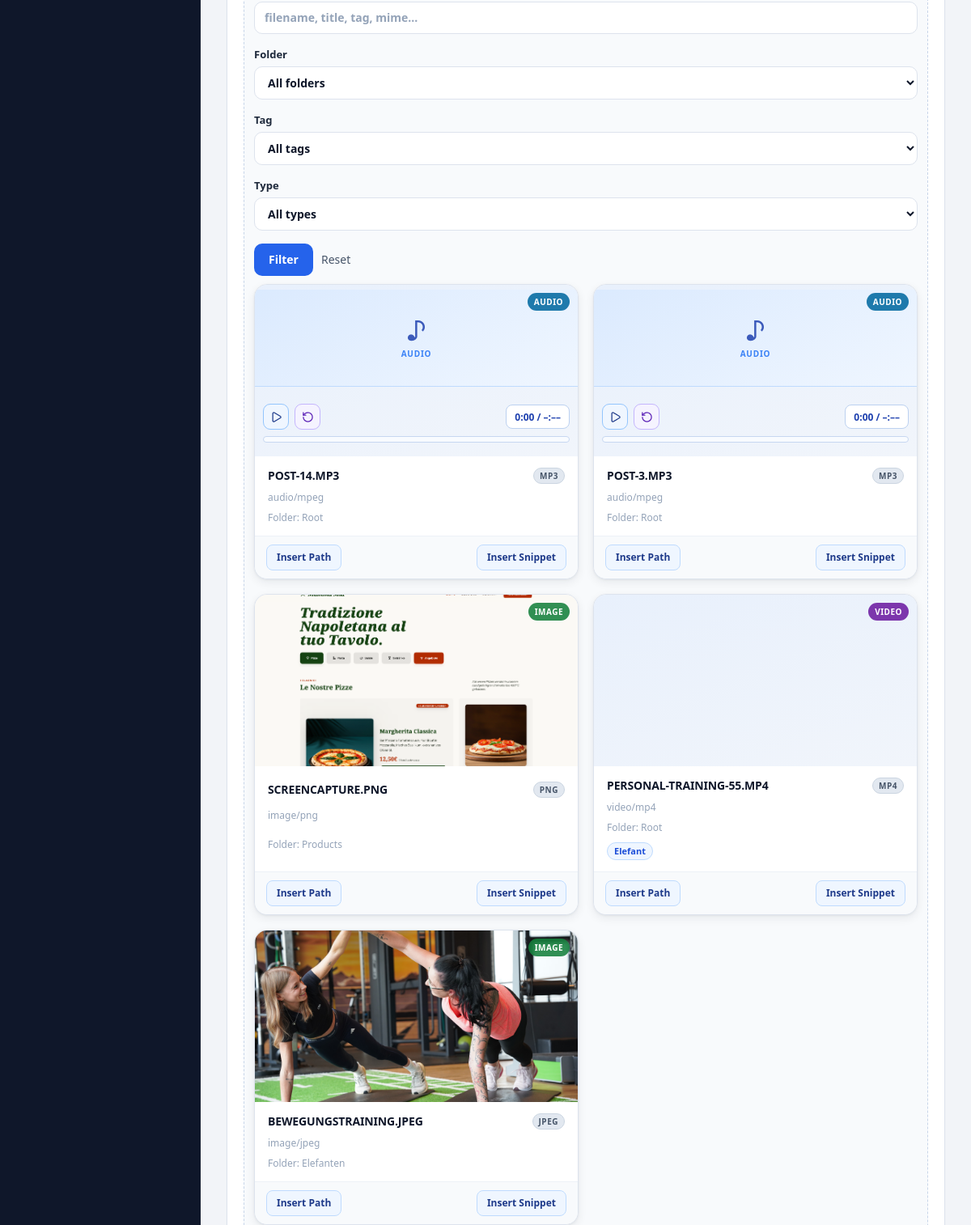
Page /admin/pages/1/edit (middle part) on the earlier database version.
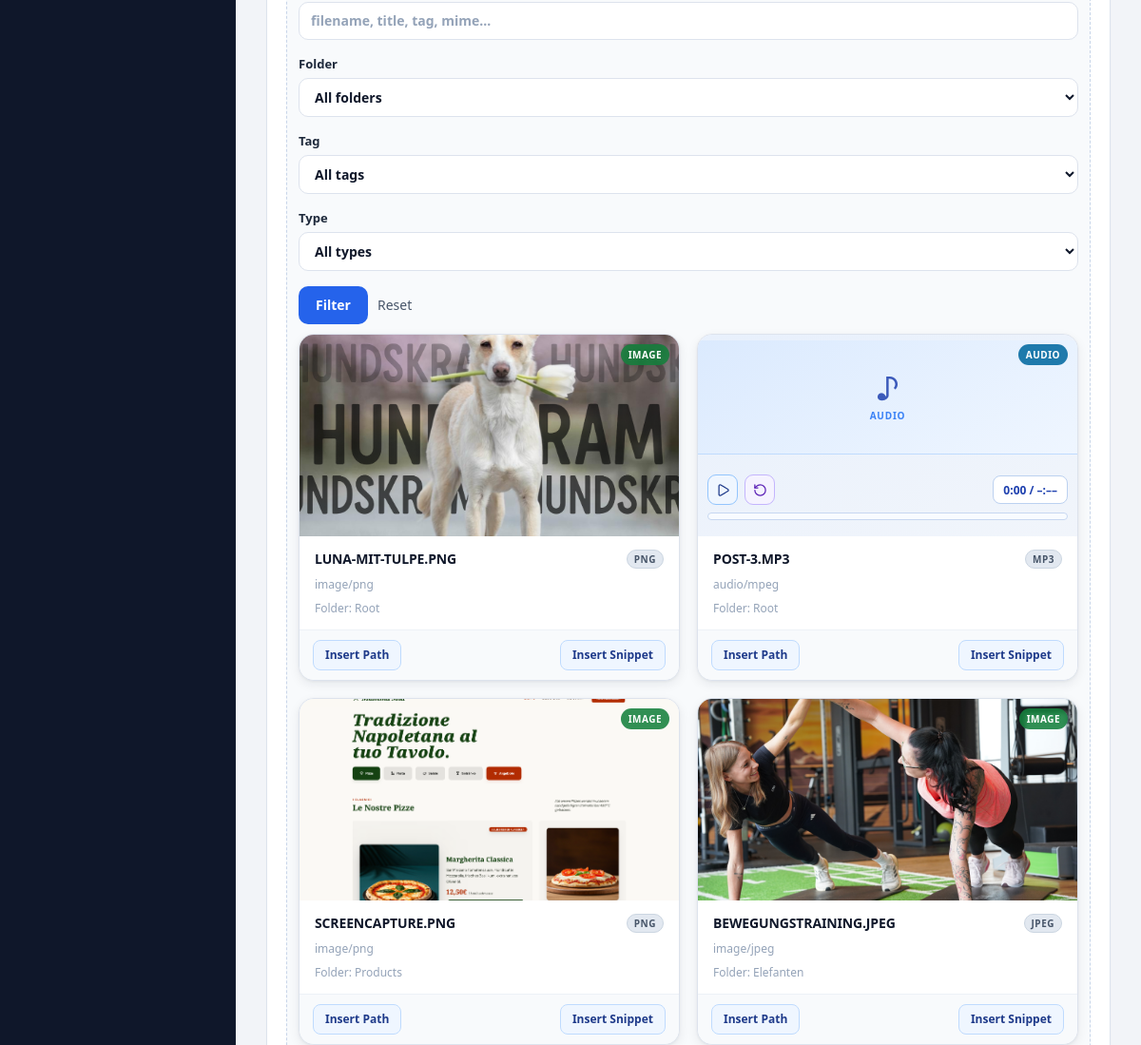
Same page on the later database version.
### tables this page shows
CREATE TABLE media (
    id INTEGER PRIMARY KEY AUTOINCREMENT,
    title TEXT NOT NULL,
    alt_text TEXT,
    original_name TEXT NOT NULL,
    filename TEXT NOT NULL,
    mime_type TEXT NOT NULL,
    extension TEXT NOT NULL,
    size_bytes INTEGER NOT NULL,
    storage_path TEXT NOT NULL,
    public_url TEXT NOT NULL,
    width INTEGER,
    height INTEGER,
    created_at TEXT NOT NULL,
    updated_at TEXT NOT NULL
, folder_id INTEGER NULL, stored_name TEXT, file_size INTEGER, path TEXT, type TEXT, copyright_text TEXT, copyright_author TEXT, license_name TEXT, license_url TEXT, source_url TEXT, attribution_required INTEGER NOT NULL DEFAULT 0, usage_notes TEXT);

### app/Views/admin/pages/edit.php (the view, shortened to what the changed rows need)
<section class="admin-grid">
    <section class="stat-card admin-form">
        <div class="media-helper" data-media-helper>
            <?php if (!empty($mediaItems)): ?>
                <div class="media-manager-grid media-helper-grid" role="list">
                    <?php foreach ($mediaItems as $media): ?>
                        <?php
                        $type = strtolower((string) ($media->type ?? 'document'));
                        $isImage = $media->isImage();
                        $isVideo = $media->isVideo();
                        $isAudio = method_exists($media, 'isAudio') && $media->isAudio();
                        $isPdf = strtolower((string) ($media->extension ?? '')) === 'pdf';
                        $tagNames = [];
                        foreach (($media->tags ?? []) as $tag) {
                            if (is_object($tag) && property_exists($tag, 'name')) {
                                $name = trim((string) $tag->name);
                                if ($name !== '') {
                                    $tagNames[] = $name;
                                }
                            }
                        }
                        $snippet = json_encode([
                            'media' => [
                                'path' => $media->path,
                                'filename' => $media->filename,
                                'type' => $media->type,
                            ],
                        ], JSON_UNESCAPED_SLASHES);
                        $path = (string) ($media->path ?? '');
                        $filename = (string) ($media->filename ?? '');
                        $mimeType = (string) ($media->mime_type ?? 'unknown');
                        $folderName = (string) ($media->folder_name ?? 'Root');
                        $badgeClass = 'media-type-badge media-type-' . $type;
                        ?>
                        <article class="media-manager-card media-helper-card" role="listitem" data-media-item data-media-type="<?= htmlspecialchars($type, ENT_QUOTES | ENT_SUBSTITUTE, 'UTF-8') ?>">
                            <div class="media-manager-preview">
                                <?php if ($isImage): ?>
                                    <img src="<?= htmlspecialchars($path, ENT_QUOTES | ENT_SUBSTITUTE, 'UTF-8') ?>" alt="<?= htmlspecialchars($filename, ENT_QUOTES | ENT_SUBSTITUTE, 'UTF-8') ?>" loading="lazy">
                                <?php elseif ($isVideo): ?>
                                    <video class="media-manager-video" src="<?= htmlspecialchars($path, ENT_QUOTES | ENT_SUBSTITUTE, 'UTF-8') ?>" muted preload="metadata" playsinline aria-label="Video preview"></video>
                                <?php elseif ($isAudio): ?>
                                    <div class="media-manager-audio-preview" aria-hidden="true">
                                        <span class="media-audio-icon">♪</span>
                                        <span class="media-audio-label">Audio</span>
                                    </div>
                                        <div class="media-audio-controls">
                                            <div class="media-audio-top">
                                                <div class="media-audio-buttons">
                                                    <button type="button" class="media-audio-btn media-audio-btn-start" data-audio-toggle aria-label="Play">
                                                        <span data-audio-icon-play>
                                                            <svg fill="none" stroke="currentColor" stroke-linecap="round" stroke-linejoin="round" stroke-width="2" class="lucide lucide-play-icon lucide-play" viewBox="0 0 24 24" aria-hidden="true" focusable="false">
                                                                <path d="M5 5a2 2 0 0 1 3-1.73l12 7a2 2 0 0 1 0 3.46l-12 7A2 2 0 0 1 5 19z"/>
                                                            </svg>
                                                        </span>
                                                    </button>
                                                    <button type="button" class="media-audio-btn media-audio-btn-restart" data-audio-restart hidden aria-label="Neu starten">
                                                        <svg fill="none" stroke="currentColor" stroke-linecap="round" stroke-linejoin="round" stroke-width="2" class="lucide lucide-rotate-ccw-icon lucide-rotate-ccw" viewBox="0 0 24 24" aria-hidden="true" focusable="false">
                                                            <path d="M3 12a9 9 0 1 0 9-9 9.8 9.8 0 0 0-6.74 2.74L3 8"/>
                                                            <path d="M3 3v5h5"/>
                                                        </svg>
                                                    </button>
                                                </div>
                                                <span class="media-audio-duration" data-audio-duration>0:00 / –:––</span>
                                            </div>
                                            <div class="media-audio-progress" role="progressbar" aria-label="Audio Fortschritt" aria-valuemin="0" aria-valuemax="100" aria-valuenow="0" data-audio-progress>
                                            </div>
                                        </div>
                                <?php elseif ($isPdf): ?>
                                    <div class="media-manager-doc-preview media-manager-doc-pdf" aria-label="PDF preview">PDF</div>
                                <?php else: ?>
                                    <div class="media-manager-doc-preview" aria-label="Document preview"><?= htmlspecialchars(strtoupper((string) ($media->extension ?? 'FILE')), ENT_QUOTES | ENT_SUBSTITUTE, 'UTF-8') ?></div>
                                <?php endif; ?>
                                <span class="<?= htmlspecialchars($badgeClass, ENT_QUOTES | ENT_SUBSTITUTE, 'UTF-8') ?>"><?= htmlspecialchars(ucfirst($type), ENT_QUOTES | ENT_SUBSTITUTE, 'UTF-8') ?></span>
                            </div>
                            <div class="media-manager-body">
                                <div class="media-manager-title-row">
                                    <h3 title="<?= htmlspecialchars($filename, ENT_QUOTES | ENT_SUBSTITUTE, 'UTF-8') ?>"><?= htmlspecialchars($filename, ENT_QUOTES | ENT_SUBSTITUTE, 'UTF-8') ?></h3>
                                    <span class="media-ext-pill"><?= htmlspecialchars(strtoupper((string) ($media->extension ?? 'FILE')), ENT_QUOTES | ENT_SUBSTITUTE, 'UTF-8') ?></span>
                                </div>
                                <p class="media-manager-meta"><?= htmlspecialchars($mimeType, ENT_QUOTES | ENT_SUBSTITUTE, 'UTF-8') ?></p>
                                <p class="media-manager-meta">Folder: <?= htmlspecialchars($folderName, ENT_QUOTES | ENT_SUBSTITUTE, 'UTF-8') ?></p>
                                <?php if ($tagNames !== []): ?>
                                    <ul class="media-tag-chips" aria-label="Tags">
                                        <?php foreach ($tagNames as $tagName): ?>
                                            <li><?= htmlspecialchars($tagName, ENT_QUOTES | ENT_SUBSTITUTE, 'UTF-8') ?></li>
                                        <?php endforeach; ?>
                                    </ul>
                                <?php endif; ?>
                            </div>
                            <div class="media-manager-actions">
                                <button type="button" class="media-action-main" data-insert-value="<?= htmlspecialchars($path, ENT_QUOTES | ENT_SUBSTITUTE, 'UTF-8') ?>">Insert Path</button>
                                <button type="button" class="media-action-main" data-insert-value="<?= htmlspecialchars((string) $snippet, ENT_QUOTES | ENT_SUBSTITUTE, 'UTF-8') ?>">Insert Snippet</button>
                            </div>
                        </article>
                    <?php endforeach; ?>
                </div>
            <?php else: ?>
                <p class="helper-text">No media items found for the selected filter.</p>
            <?php endif; ?>
        </div>
    </section>
</section>

Differences in the rows shown:
removed media: type "AUDIO", filename "POST-14.MP3", extension "MP3", mime_type "audio/mpeg", folderName "Root"
removed media: type "VIDEO", filename "PERSONAL-TRAINING-55.MP4", extension "MP4", mime_type "video/mp4", folderName "Root", tagName "Elefant"
added media: path (picture), type "IMAGE", filename "LUNA-MIT-TULPE.PNG", extension "PNG", mime_type "image/png", folderName "Root"
